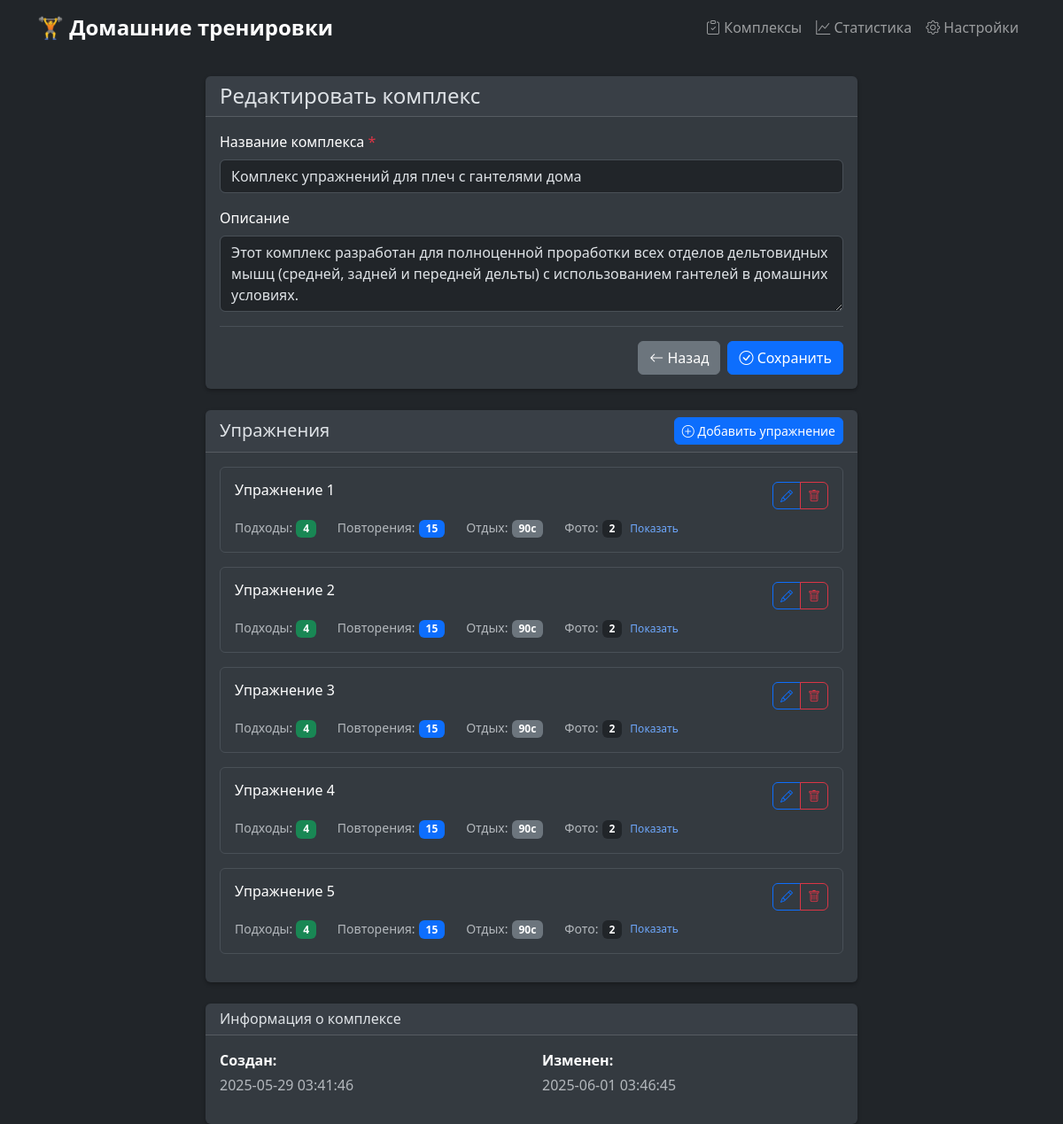
The app's page /workout-sets/c7d96b3c-8133-4a0e-9d0c-4b7fac757a55/edit with its own data.
### tables this page shows
CREATE TABLE workout_sets (
            code TEXT PRIMARY KEY,
            name TEXT NOT NULL,
            description TEXT,
            created_at TIMESTAMP NOT NULL DEFAULT CURRENT_TIMESTAMP,
            updated_at TIMESTAMP NOT NULL DEFAULT CURRENT_TIMESTAMP
        );

CREATE TABLE exercises (
            code TEXT PRIMARY KEY,
            name TEXT NOT NULL,
            description TEXT,
            images TEXT,  -- JSON массив путей к изображениям
            video_url TEXT,
            repeat_count INTEGER NOT NULL,
            round_count INTEGER NOT NULL,
            rest_seconds INTEGER NOT NULL,
            workoutset_code TEXT NOT NULL,
            created_at TIMESTAMP NOT NULL DEFAULT CURRENT_TIMESTAMP,
            updated_at TIMESTAMP NOT NULL DEFAULT CURRENT_TIMESTAMP,
            FOREIGN KEY (workoutset_code) REFERENCES workout_sets (code) ON DELETE CASCADE
        );

### app.py (the view)
@app.route('/workout-sets/<code>/edit')
def workout_sets_edit(code):
    workout_set = WorkoutSetModel.get_by_code(code)
    if not workout_set:
        flash('Комплекс не найден', 'error')
        return redirect(url_for('workout_sets_list'))
    exercises = ExerciseModel.get_by_workoutset(code)
    defaults = UserPrefsModel.get_defaults()
    return render_template('workout_sets/form.html',
                         workout_set=workout_set,
                         exercises=exercises,
                         defaults=defaults,
                         title='Редактировать комплекс')

### models.py (called while the page is built, shortened)
def get_db_path() -> str:
    return os.path.join(os.path.dirname(__file__), 'workout_app.db')

@contextmanager
def get_db_connection():
    conn = sqlite3.connect(get_db_path())
    conn.row_factory = sqlite3.Row  # Возвращать результаты как dict
    conn.execute('PRAGMA foreign_keys = ON')
    try:
        yield conn
    finally:
        conn.close()

    @staticmethod
    def get_defaults() -> Dict[str, Any]:
        with get_db_connection() as conn:
            cursor = conn.cursor()
            cursor.execute('''
                SELECT default_repeat_count, default_round_count, default_rest_seconds,
                       default_warmup_rest_seconds, timer_sound, notifications_enabled
                FROM user_prefs
                LIMIT 1
            ''')
            row = cursor.fetchone()
            if row:
                return dict(row)

    @staticmethod
    def get_by_code(code: str) -> Optional[Dict[str, Any]]:
        with get_db_connection() as conn:
            cursor = conn.cursor()
            cursor.execute('''
                SELECT code, name, description, created_at, updated_at
                FROM workout_sets
                WHERE code = ?
            ''', (code,))
            row = cursor.fetchone()
            return dict(row) if row else None

### templates/workout_sets/form.html (shortened to what this page needs)
{% extends "base.html" %}
{% block content %}
<div class="row justify-content-center">
    <div class="col-md-10 col-lg-8">
        <div class="card mb-4">
            <div class="card-header">
                <h4 class="mb-0">{{ title }}</h4>
            </div>
            <div class="card-body">
                {% if workout_set and workout_set.code %}
                    <form id="workoutSetForm" method="POST" action="{{ url_for('workout_sets_update', code=workout_set.code) }}" enctype="multipart/form-data">
                {% else %}
                    <form id="workoutSetForm" method="POST" action="{{ url_for('workout_sets_create') }}" enctype="multipart/form-data">
                {% endif %}
                    <div class="mb-3">
                        <label for="name" class="form-label">
                            Название комплекса <span class="text-danger">*</span>
                        </label>
                        <input type="text"
                               class="form-control"
                               id="name"
                               name="name"
                               value="{{ workout_set.name if workout_set else '' }}"
                               required
                               maxlength="100"
                               placeholder="Введите название комплекса">
                    </div>
                    <div class="mb-3">
                        <label for="description" class="form-label">Описание</label>
                        <textarea class="form-control"
                                  id="description"
                                  name="description"
                                  rows="3"
                                  maxlength="500"
                                  placeholder="Опишите цель и особенности комплекса">{{ workout_set.description if workout_set else '' }}</textarea>
                    </div>
                    {% if workout_set and workout_set.code %}
                    <div class="d-grid gap-2 d-md-flex justify-content-md-end mt-3 pt-3 border-top">
                        <a href="{{ url_for('workout_sets_list') }}" class="btn btn-secondary">
                            <i class="bi bi-arrow-left"></i> Назад
                        </a>
                        <button type="submit" class="btn btn-primary" onclick="console.log('Клик по кнопке Сохранить напрямую');">
                            <i class="bi bi-check-circle"></i> Сохранить
                        </button>
                    </div>
                    {% endif %}
            </div>
        </div>
        {% if workout_set and workout_set.code %}
        <div class="card mb-4">
            <div class="card-header d-flex justify-content-between align-items-center">
                <h5 class="mb-0">Упражнения</h5>
                <button type="button" class="btn btn-primary btn-sm" id="addExerciseBtn">
                    <i class="bi bi-plus-circle"></i> Добавить упражнение
                </button>
            </div>
            <div class="card-body">
                        {% set exercise = {} %}
                <div id="exercisesList">
                    {% if exercises %}
                        {% for exercise in exercises %}
                            <div class="exercise-card border rounded p-3 mb-3" data-exercise-index="{{ loop.index0 }}">
                                <div class="d-flex justify-content-between align-items-start mb-2">
                                    <h6 class="mb-0">
                                         {{ exercise.name }}
                                    </h6>
                                    <div class="btn-group btn-group-sm">
                                        <button type="button" class="btn btn-outline-primary edit-exercise-btn" data-exercise-index="{{ loop.index0 }}">
                                            <i class="bi bi-pencil"></i>
                                        </button>
                                        <button type="button" class="btn btn-outline-danger delete-exercise-btn" data-exercise-index="{{ loop.index0 }}">
                                            <i class="bi bi-trash"></i>
                                        </button>
                                    </div>
                                </div>
                                <div class="row">
                                    <div class="col-auto">
                                        <small class="text-muted">Подходы:</small>
                                        <span class="badge bg-success">{{ exercise.round_count }}</span>
                                    </div>
                                    <div class="col-auto">
                                        <small class="text-muted">Повторения:</small>
                                        <span class="badge bg-primary">{{ exercise.repeat_count }}</span>
                                    </div>
                                    <div class="col-auto">
                                        <small class="text-muted">Отдых:</small>
                                        <span class="badge bg-secondary">{{ exercise.rest_seconds }}с</span>
                                    </div>
                                    <div class="col-auto">
                                        <small class="text-muted">Фото:</small>
                                        <span class="badge bg-dark">{{ exercise.images|length if exercise.images else 0 }}</span>
                                        {% if exercise.images and exercise.images|length > 0 %}
                                            <button type="button" class="btn btn-link btn-sm p-0 ms-1 toggle-images-btn" style="font-size: 0.75rem; text-decoration: none;">
                                                Показать
                                            </button>
                                        {% endif %}
                                    </div>
                                </div>
                            </div>
                        {% endfor %}
                    {% else %}
                        <div id="noExercisesMessage" class="text-muted text-center py-3">
                            Упражнений пока нет. Нажмите "Добавить упражнение" для создания первого упражнения.
                        </div>
                    {% endif %}
                </div>
            </div>
        </div>
        {% endif %}
        {% if workout_set and workout_set.code %}
        <div class="card mt-3">
            <div class="card-header">
                <h6 class="mb-0">Информация о комплексе</h6>
            </div>
            <div class="card-body">
                <div class="row">
                    <div class="col-sm-6">
                        <p class="mb-1"><strong>Создан:</strong></p>
                        <p class="text-muted">{{ workout_set.created_at[:19].replace('T', ' ') }}</p>
                    </div>
                    <div class="col-sm-6">
                        <p class="mb-1"><strong>Изменен:</strong></p>
                        <p class="text-muted">{{ workout_set.updated_at[:19].replace('T', ' ') }}</p>
                    </div>
                </div>
            </div>
        </div>
        {% endif %}
    </div>
</div>
{% endblock %}

### static/css/style.css (style rules this page uses)
body { background-color: #212529; color: #ffffff; font-family: 'Segoe UI', Tahoma, Geneva, Verdana, sans-serif; }
.card { border: none; background-color: #343a40; box-shadow: 0 2px 4px rgba(0,0,0,0.3); transition: transform 0.2s ease-in-out, box-shadow 0.2s ease-in-out; }
.card-body { color: #ffffff; }
.btn { border-radius: 6px; font-weight: 500; }
.btn-group .btn { border-radius: 0; }
.btn-group .btn:first-child { border-top-left-radius: 6px; border-bottom-left-radius: 6px; }
.btn-group .btn:last-child { border-top-right-radius: 6px; border-bottom-right-radius: 6px; }

### records on screen
workout_sets: name "Комплекс упражнений для плеч с гантелями дома", description "Этот комплекс разработан для полноценной проработки всех отделов дельтовидных мышц (средней, задней и передней дельты) с использованием гантелей в домашних условиях.", created_at "2025-05-29 03:41:46", updated_at "2025-06-01 03:46:45"
exercises: name "Упражнение 1", round_count "4", repeat_count "15", rest_seconds "90", images|length "2"
exercises: name "Упражнение 2", round_count "4", repeat_count "15", rest_seconds "90", images|length "2"
exercises: name "Упражнение 3", round_count "4", repeat_count "15", rest_seconds "90", images|length "2"
exercises: name "Упражнение 4", round_count "4", repeat_count "15", rest_seconds "90", images|length "2"
exercises: name "Упражнение 5", round_count "4", repeat_count "15", rest_seconds "90", images|length "2"

### other values on screen
{{ title }} "Редактировать комплекс"
